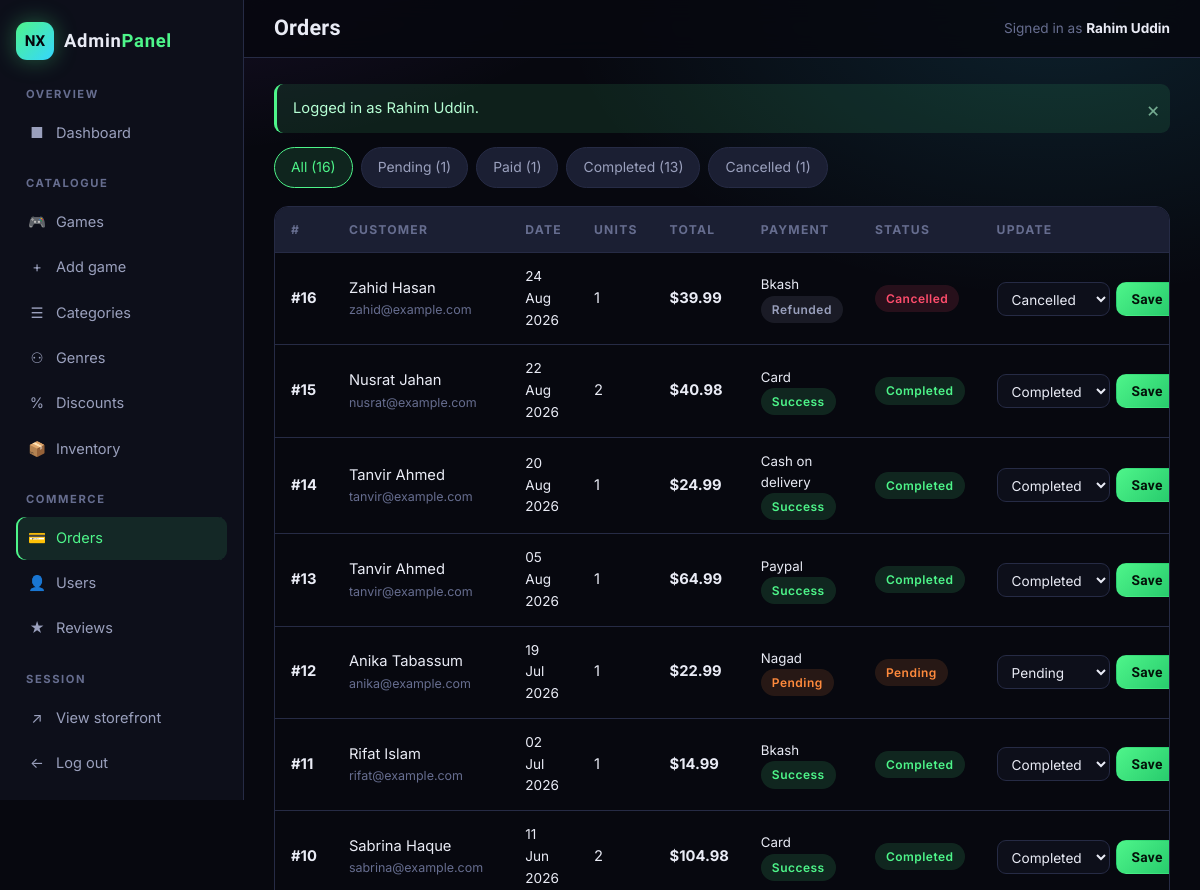
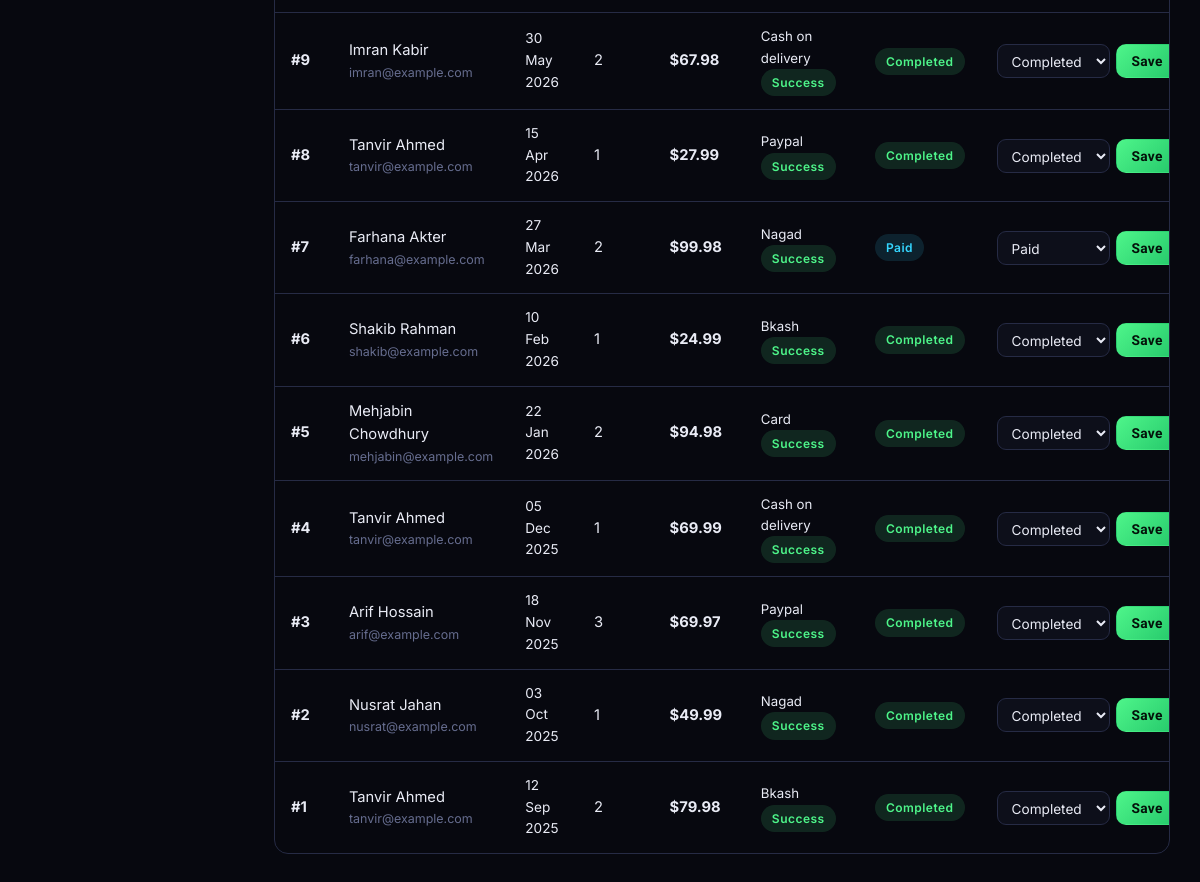
The app's page /admin/orders.php (signed in) with its own data (2 pictures, top to bottom).
### tables this page shows
CREATE TABLE orders (
    order_id     INT AUTO_INCREMENT PRIMARY KEY,
    user_id      INT NOT NULL,
    total_amount DECIMAL(10,2) NOT NULL DEFAULT 0.00,
    order_status ENUM('pending','paid','completed','cancelled') NOT NULL DEFAULT 'pending',
    order_date   DATETIME NOT NULL DEFAULT CURRENT_TIMESTAMP,
    CONSTRAINT fk_orders_user FOREIGN KEY (user_id) REFERENCES users(user_id) ON DELETE CASCADE ON UPDATE CASCADE,
    CONSTRAINT chk_orders_total CHECK (total_amount >= 0)
);

### backend/functions.php (called while the page is built, shortened)
<?php
function e($value) {
    return htmlspecialchars((string)$value, ENT_QUOTES, 'UTF-8');
}
function money($amount) {
    return '$' . number_format((float)$amount, 2);
}
function url($path = '') {
    return BASE_URL . ltrim($path, '/');
}

### admin/orders.php (the view, shortened to what this page needs)
<?php
require_once __DIR__ . '/../backend/functions.php';
$filter = $_GET['status'] ?? '';
$sql = 'SELECT * FROM order_summary_view';
$params = [];
$sql .= ' ORDER BY order_date DESC';
$stmt = $pdo->prepare($sql);
$stmt->execute($params);
$orders = $stmt->fetchAll();
$totals = $pdo->query(
    "SELECT COUNT(*) AS all_orders,
            SUM(order_status = 'pending')   AS pending,
            SUM(order_status = 'paid')      AS paid,
            SUM(order_status = 'completed') AS completed,
            SUM(order_status = 'cancelled') AS cancelled
       FROM orders"
)->fetch();
require __DIR__ . '/header.php';
?>
<div class="tab-row">
  <a class="chip <?= $filter === '' ? 'active' : '' ?>" href="<?= url('admin/orders.php') ?>">All (<?= (int)$totals['all_orders'] ?>)</a>
  <a class="chip <?= $filter === 'pending' ? 'active' : '' ?>" href="<?= url('admin/orders.php?status=pending') ?>">Pending (<?= (int)$totals['pending'] ?>)</a>
  <a class="chip <?= $filter === 'paid' ? 'active' : '' ?>" href="<?= url('admin/orders.php?status=paid') ?>">Paid (<?= (int)$totals['paid'] ?>)</a>
  <a class="chip <?= $filter === 'completed' ? 'active' : '' ?>" href="<?= url('admin/orders.php?status=completed') ?>">Completed (<?= (int)$totals['completed'] ?>)</a>
  <a class="chip <?= $filter === 'cancelled' ? 'active' : '' ?>" href="<?= url('admin/orders.php?status=cancelled') ?>">Cancelled (<?= (int)$totals['cancelled'] ?>)</a>
</div>
<div class="table-wrap">
  <table class="data">
    <thead>
      <tr><th>#</th><th>Customer</th><th>Date</th><th>Units</th><th>Total</th>
          <th>Payment</th><th>Status</th><th>Update</th></tr>
    </thead>
    <tbody>
    <?php foreach ($orders as $o): ?>
      <tr>
        <td><a href="<?= url('order_details.php?id=' . (int)$o['order_id']) ?>"><strong>#<?= (int)$o['order_id'] ?></strong></a></td>
        <td>
          <?= e($o['customer_name']) ?>
          <div style="font-size:.78rem;color:var(--text-faint)"><?= e($o['customer_email']) ?></div>
        </td>
        <td style="font-size:.85rem"><?= date('d M Y', strtotime($o['order_date'])) ?></td>
        <td><?= (int)$o['total_units'] ?></td>
        <td><strong><?= money($o['total_amount']) ?></strong></td>
        <td style="font-size:.83rem">
          <?= e(ucfirst(str_replace('_', ' ', (string)$o['payment_method']))) ?>
          <div><span class="status status-<?= e($o['payment_status']) ?>"><?= e($o['payment_status']) ?></span></div>
        </td>
        <td><span class="status status-<?= e($o['order_status']) ?>"><?= e($o['order_status']) ?></span></td>
        <td>
          <form class="inline-form" method="post">
            <select class="input" name="order_status" style="width:auto;padding:7px 10px;font-size:.85rem">
              <?php foreach (['pending','paid','completed','cancelled'] as $s): ?>
                <option value="<?= $s ?>" <?= $o['order_status'] === $s ? 'selected' : '' ?>><?= ucfirst($s) ?></option>
              <?php endforeach; ?>
            </select>
            <button class="btn btn-primary btn-sm" type="submit">Save</button>
          </form>
        </td>
      </tr>
    <?php endforeach; ?>
    </tbody>
  </table>
</div>
<?php require __DIR__ . '/footer.php'; ?>

### css/style.css (style rules this page uses)
:root { --bg: #07080f; --bg-soft: #0d0f1a; --surface: #12142099; --surface-solid: #141727; --surface-2: #1b1f33; --line: #262b45; --text: #e9ebf5; --text-dim: #9aa0bd; --text-faint: #666d8f; --green: #4ef58a; --purple: #a855ff; --blue: #35d6ff; --orange: #ff8a3d; --red: #ff4d6d; --radius: 14px; --radius-sm: 9px; --shadow: 0 18px 45px rgba(0,0,0,.55); --ease: cubic-bezier(.22,.9,.3,1); --display: 'Chakra Petch', 'Segoe UI', system-ui, sans-serif; --body: 'Inter', 'Segoe UI', system-ui, -apple-system, sans-serif; }
* { margin: 0; padding: 0; box-sizing: border-box; }
html { scroll-behavior: smooth; }
body { font-family: var(--body); background: var(--bg); color: var(--text); line-height: 1.6; min-height: 100vh; display: flex; flex-direction: column; background-image: radial-gradient(900px 500px at 12% -8%, rgba(168,85,255,.16), transparent 60%), radial-gradient(800px 480px at 88% 0%, rgba(53,214,255,.12), transparent 62%); background-attachment: fixed; }
a { color: inherit; text-decoration: none; }
input, select, textarea, button { font-family: inherit; font-size: inherit; }
.btn { display: inline-flex; align-items: center; justify-content: center; gap: 8px; padding: 11px 22px; border: 1px solid transparent; border-radius: 10px; font-family: var(--display); font-weight: 600; font-size: .95rem; letter-spacing: .02em; cursor: pointer; text-align: center; transition: transform .18s var(--ease), box-shadow .22s var(--ease), background .2s var(--ease), border-color .2s var(--ease); }
.btn-sm { padding: 8px 15px; font-size: .86rem; }
.btn-primary { background: linear-gradient(135deg, var(--green), #24c76a); color: #04120a; }
.chip { padding: 8px 16px; border-radius: 999px; font-size: .87rem; background: var(--surface-2); border: 1px solid var(--line); color: var(--text-dim); transition: .2s var(--ease); }
.chip.active { background: rgba(78,245,138,.12); border-color: var(--green); color: var(--green); }
.input, select.input, textarea.input { width: 100%; padding: 12px 14px; background: var(--bg-soft); border: 1px solid var(--line); border-radius: var(--radius-sm); color: var(--text); transition: border-color .2s var(--ease), box-shadow .2s var(--ease); }
select.input { cursor: pointer; }
.table-wrap { overflow-x: auto; border: 1px solid var(--line); border-radius: var(--radius); }
table.data { width: 100%; border-collapse: collapse; min-width: 620px; }
table.data th { padding: 13px 16px; text-align: left; font-size: .76rem; text-transform: uppercase; letter-spacing: .1em; color: var(--text-faint); background: var(--surface-2); border-bottom: 1px solid var(--line); white-space: nowrap; }
table.data td { padding: 13px 16px; border-bottom: 1px solid var(--line); font-size: .92rem; }
table.data tbody tr { transition: background .18s var(--ease); }
table.data tbody tr:last-child td { border-bottom: none; }
.status { display: inline-block; padding: 4px 11px; border-radius: 999px; font-size: .75rem; font-weight: 600; letter-spacing: .04em; text-transform: capitalize; }
.status-completed, .status-success, .status-active { background: rgba(78,245,138,.13); color: var(--green); }
.status-paid { background: rgba(53,214,255,.13); color: var(--blue); }
.status-pending { background: rgba(255,138,61,.13); color: var(--orange); }
.status-cancelled, .status-failed, .status-blocked { background: rgba(255,77,109,.13); color: var(--red); }
.status-refunded, .status-inactive { background: rgba(154,160,189,.13); color: var(--text-dim); }

### css/admin.css (style rules this page uses)
.inline-form { display: inline-flex; gap: 6px; align-items: center; }
.tab-row { display: flex; gap: 8px; margin-bottom: 18px; flex-wrap: wrap; }

### records on screen
orders: order_id "16", customer_name "Zahid Hasan", customer_email "zahid@example.com", order_date "24 Aug 2026", total_units "1", total_amount "$39.99", payment_method "Bkash", payment_status "Refunded", order_status "Cancelled"
orders: order_id "15", customer_name "Nusrat Jahan", customer_email "nusrat@example.com", order_date "22 Aug 2026", total_units "2", total_amount "$40.98", payment_method "Card", payment_status "Success", order_status "Completed"
orders: order_id "14", customer_name "Tanvir Ahmed", customer_email "tanvir@example.com", order_date "20 Aug 2026", total_units "1", total_amount "$24.99", payment_method "Cash on delivery", payment_status "Success", order_status "Completed"
orders: order_id "13", customer_name "Tanvir Ahmed", customer_email "tanvir@example.com", order_date "05 Aug 2026", total_units "1", total_amount "$64.99", payment_method "Paypal", payment_status "Success", order_status "Completed"
orders: order_id "12", customer_name "Anika Tabassum", customer_email "anika@example.com", order_date "19 Jul 2026", total_units "1", total_amount "$22.99", payment_method "Nagad", payment_status "Pending", order_status "Pending"
orders: order_id "11", customer_name "Rifat Islam", customer_email "rifat@example.com", order_date "02 Jul 2026", total_units "1", total_amount "$14.99", payment_method "Bkash", payment_status "Success", order_status "Completed"
orders: order_id "10", customer_name "Sabrina Haque", customer_email "sabrina@example.com", order_date "11 Jun 2026", total_units "2", total_amount "$104.98", payment_method "Card", payment_status "Success", order_status "Completed"
orders: order_id "9", customer_name "Imran Kabir", customer_email "imran@example.com", order_date "30 May 2026", total_units "2", total_amount "$67.98", payment_method "Cash on delivery", payment_status "Success", order_status "Completed"
orders: order_id "8", customer_name "Tanvir Ahmed", customer_email "tanvir@example.com", order_date "15 Apr 2026", total_units "1", total_amount "$27.99", payment_method "Paypal", payment_status "Success", order_status "Completed"
orders: order_id "7", customer_name "Farhana Akter", customer_email "farhana@example.com", order_date "27 Mar 2026", total_units "2", total_amount "$99.98", payment_method "Nagad", payment_status "Success", order_status "Paid"
orders: order_id "6", customer_name "Shakib Rahman", customer_email "shakib@example.com", order_date "10 Feb 2026", total_units "1", total_amount "$24.99", payment_method "Bkash", payment_status "Success", order_status "Completed"
orders: order_id "5", customer_name "Mehjabin Chowdhury", customer_email "mehjabin@example.com", order_date "22 Jan 2026", total_units "2", total_amount "$94.98", payment_method "Card", payment_status "Success", order_status "Completed"
orders: order_id "4", customer_name "Tanvir Ahmed", customer_email "tanvir@example.com", order_date "05 Dec 2025", total_units "1", total_amount "$69.99", payment_method "Cash on delivery", payment_status "Success", order_status "Completed"
orders: order_id "3", customer_name "Arif Hossain", customer_email "arif@example.com", order_date "18 Nov 2025", total_units "3", total_amount "$69.97", payment_method "Paypal", payment_status "Success", order_status "Completed"
orders: order_id "2", customer_name "Nusrat Jahan", customer_email "nusrat@example.com", order_date "03 Oct 2025", total_units "1", total_amount "$49.99", payment_method "Nagad", payment_status "Success", order_status "Completed"
orders: order_id "1", customer_name "Tanvir Ahmed", customer_email "tanvir@example.com", order_date "12 Sep 2025", total_units "2", total_amount "$79.98", payment_method "Bkash", payment_status "Success", order_status "Completed"

### other values on screen
$glyph "■ 🎮 + ☰ ⚇ % 📦 💳 👤 ★"
$label "Dashboard Games Add game Categories Genres Discounts Inventory Orders Users Reviews"
$pageTitle "Orders"
current_user_name() "Rahim Uddin"
$f['message'] "Logged in as Rahim Uddin."
$totals['all_orders'] "16"
$totals['pending'] "1"
$totals['paid'] "1"
$totals['completed'] "13"
$totals['cancelled'] "1"
